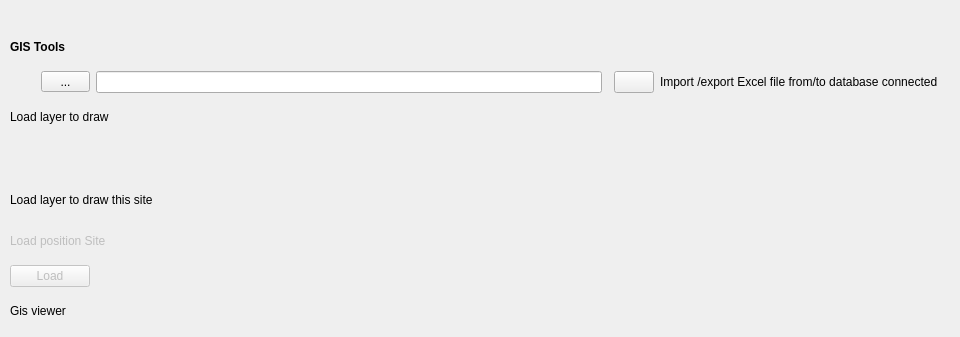
           <widget class="QWidget" name="tabWidgetPage2">
            <attribute name="title">
             <string>Tools</string>
            </attribute>
            <widget class="QWidget" name="layoutWidget">
             <property name="geometry">
              <rect>
               <x>10</x>
               <y>30</y>
               <width>941</width>
               <height>298</height>
              </rect>
             </property>
             <layout class="QGridLayout" name="gridLayout_9">
              <item row="7" column="0" colspan="10">
               <widget class="QPushButton" name="pushButton_draw_sito">
                <property name="enabled">
                 <bool>false</bool>
                </property>
                <property name="sizePolicy">
                 <sizepolicy hsizetype="Fixed" vsizetype="Fixed">
                  <horstretch>0</horstretch>
                  <verstretch>0</verstretch>
                 </sizepolicy>
                </property>
                <property name="text">
                 <string>Load</string>
                </property>
               </widget>
              </item>
              <item row="8" column="0" colspan="10">
               <widget class="QLabel" name="label_12">
                <property name="toolTip">
                 <string>Carica tutti i layer per poter inserire nuove geometrie</string>
                </property>
                <property name="text">
                 <string>Gis viewer</string>
                </property>
               </widget>
              </item>
              <item row="0" column="0" colspan="4">
               <widget class="QLabel" name="label_10">
                <property name="text">
                 <string>&lt;html&gt;&lt;head/&gt;&lt;body&gt;&lt;p&gt;&lt;span style=&quot; font-weight:600;&quot;&gt;GIS Tools&lt;/span&gt;&lt;/p&gt;&lt;/body&gt;&lt;/html&gt;</string>
                </property>
               </widget>
              </item>
              <item row="6" column="0" colspan="11">
               <widget class="QLabel" name="label_11">
                <property name="enabled">
                 <bool>false</bool>
                </property>
                <property name="toolTip">
                 <string>Carica tutti i layer per poter inserire nuove geometrie</string>
                </property>
                <property name="text">
                 <string>Load position Site</string>
                </property>
               </widget>
              </item>
              <item row="1" column="11">
               <widget class="QLabel" name="label_15">
                <property name="sizePolicy">
                 <sizepolicy hsizetype="Fixed" vsizetype="Preferred">
                  <horstretch>0</horstretch>
                  <verstretch>0</verstretch>
                 </sizepolicy>
                </property>
                <property name="text">
                 <string>Import /export Excel file from/to database connected</string>
                </property>
               </widget>
              </item>
              <item row="1" column="2" colspan="6">
               <widget class="QToolButton" name="toolButton_loadpath">
                <property name="sizePolicy">
                 <sizepolicy hsizetype="Fixed" vsizetype="Fixed">
                  <horstretch>0</horstretch>
                  <verstretch>0</verstretch>
                 </sizepolicy>
                </property>
                <property name="maximumSize">
                 <size>
                  <width>50</width>
                  <height>16777215</height>
                 </size>
                </property>
                <property name="text">
                 <string>...</string>
                </property>
               </widget>
              </item>
              <item row="4" column="0" colspan="10">
               <widget class="QLabel" name="label_8">
                <property name="sizePolicy">
                 <sizepolicy hsizetype="Fixed" vsizetype="Preferred">
                  <horstretch>0</horstretch>
                  <verstretch>0</verstretch>
                 </sizepolicy>
                </property>
                <property name="toolTip">
                 <string>Carica tutti layer che contengono geometrie relative a questo sito</string>
                </property>
                <property name="text">
                 <string>Load layer to draw this site</string>
                </property>
               </widget>
              </item>
              <item row="2" column="0" colspan="10">
               <widget class="QLabel" name="label_3">
                <property name="sizePolicy">
                 <sizepolicy hsizetype="Fixed" vsizetype="Preferred">
                  <horstretch>0</horstretch>
                  <verstretch>0</verstretch>
                 </sizepolicy>
                </property>
                <property name="toolTip">
                 <string>Carica tutti i layer per poter inserire nuove geometrie</string>
                </property>
                <property name="text">
                 <string>Load layer to draw</string>
                </property>
               </widget>
              </item>
              <item row="3" column="12">
               <widget class="QLabel" name="label_9">
                <property name="text">
                 <string/>
                </property>
               </widget>
              </item>
              <item row="1" column="8">
               <widget class="QLineEdit" name="excel_browse_folder">
                <property name="sizePolicy">
                 <sizepolicy hsizetype="Expanding" vsizetype="Fixed">
                  <horstretch>0</horstretch>
                  <verstretch>0</verstretch>
                 </sizepolicy>
                </property>
               </widget>
              </item>
              <item row="1" column="10">
               <widget class="QPushButton" name="pushButton_import_excel">
                <property name="sizePolicy">
                 <sizepolicy hsizetype="Fixed" vsizetype="Fixed">
                  <horstretch>0</horstretch>
                  <verstretch>0</verstretch>
                 </sizepolicy>
                </property>
                <property name="whatsThis">
                 <string extracomment="Import Excel">&lt;html&gt;&lt;head/&gt;&lt;body&gt;&lt;p&gt;Import excel&lt;/p&gt;&lt;/body&gt;&lt;/html&gt;</string>
                </property>
                <property name="text">
                 <string/>
                </property>
                <property name="icon">
                 <iconset resource="../../resources/resources.qrc">
                  <normaloff>:/icons/import-excel.png</normaloff>:/icons/import-excel.png</iconset>
                </property>
                <property name="iconSize">
                 <size>
                  <width>25</width>
                  <height>25</height>
                 </size>
                </property>
               </widget>
              </item>
             </layout>
            </widget>
           </widget>
